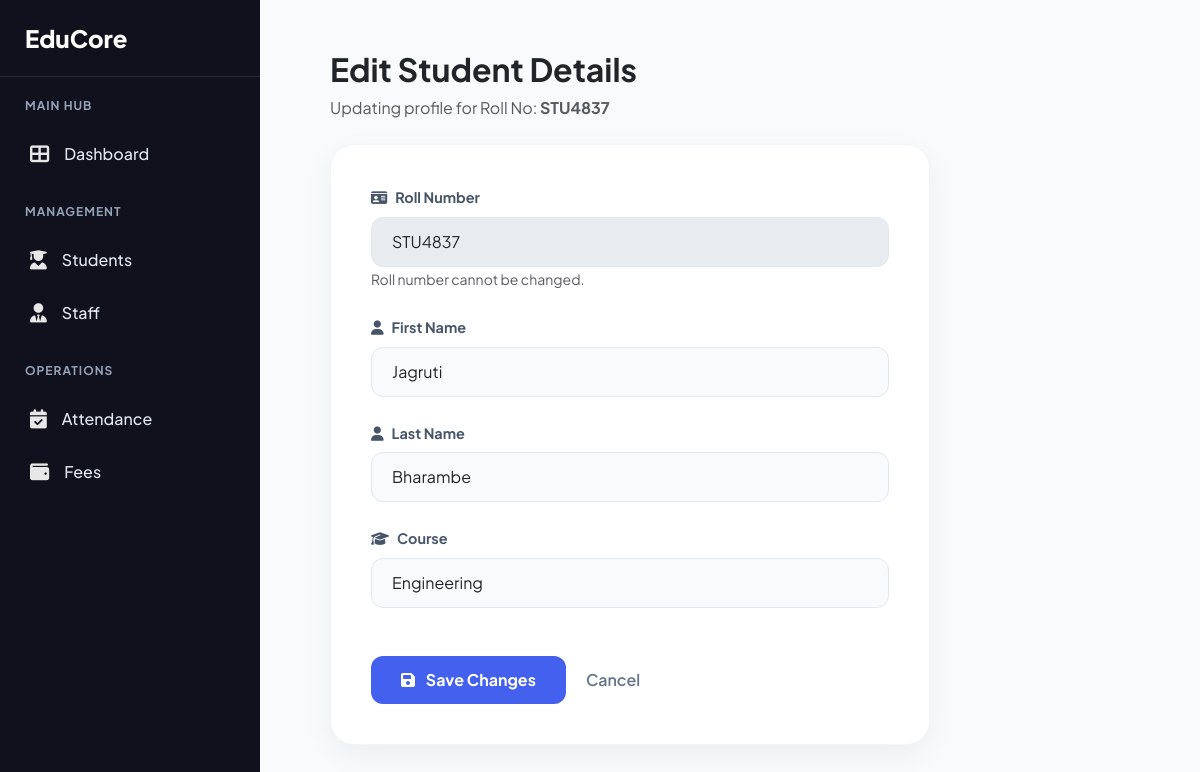
Page /dashboard-module/edit-student/1/ on the committed database.
### dashboard/models.py (models this page shows, shortened)
class StudentProfile(models.Model):
    admin = models.ForeignKey(User, on_delete=models.CASCADE, null=True, blank=True)
    first_name = models.CharField(max_length=100)
    last_name = models.CharField(max_length=100)
    mobile_number = models.CharField(max_length=15, null=True, blank=True)
    father_name = models.CharField(max_length=100, null=True, blank=True)
    mother_name = models.CharField(max_length=100, null=True, blank=True)
    aadhar_number = models.CharField(max_length=12, null=True, blank=True)
    category = models.CharField(max_length=50, null=True, blank=True)
    marks_10th = models.DecimalField(max_digits=5, decimal_places=2, null=True, blank=True)
    marks_12th = models.DecimalField(max_digits=5, decimal_places=2, null=True, blank=True)
    marks_graduation = models.DecimalField(max_digits=5, decimal_places=2, null=True, blank=True)
    course = models.CharField(max_length=100)
    roll_no = models.CharField(max_length=100, unique=True, null=True, blank=True)
    date_of_birth = models.DateField(null=True, blank=True)
    total_classes = models.IntegerField(default=100)
    attended_classes = models.IntegerField(default=0)
    mobile = models.CharField(max_length=15)
    email = models.EmailField()
    department = models.ForeignKey(Department, on_delete=models.CASCADE)
    admission_date = models.DateField(auto_now_add=True)

### dashboard/views.py (the view)
# urls.py: path('edit-student/<int:id>/', views.edit_student, name='edit_student'),
def edit_student(request, id):
    student = StudentProfile.objects.get(id=id)
    return render(request, 'edit_student.html', {'student': student})

### college_erp/templates/edit_student.html (shortened to what this page needs)
<!DOCTYPE html>
<html lang="en">
<head>
    <link href="https://cdn.jsdelivr.net/npm/bootstrap@5.3.0/dist/css/bootstrap.min.css" rel="stylesheet">
    <link rel="stylesheet" href="https://cdnjs.cloudflare.com/ajax/libs/font-awesome/6.4.0/css/all.min.css">
</head>
<body>
    {% include 'sidebar.html' %}
    <main class="main-content">
        <div class="mb-4">
            <h2 class="fw-bold text-dark">Edit Student Details</h2>
            <p class="text-muted">Updating profile for Roll No: <strong>{{ student.roll_no }}</strong></p>
        </div>
        <div class="glass-panel">
            <form method="POST">
                <div class="mb-4">
                    <label class="form-label"><i class="fas fa-id-card me-2"></i>Roll Number</label>
                    <input type="text" class="form-control" value="{{ student.roll_no }}" disabled>
                    <small class="text-muted">Roll number cannot be changed.</small>
                </div>
                <div class="mb-4">
                    <label class="form-label"><i class="fas fa-user me-2"></i>First Name</label>
                    <input type="text" name="first_name" class="form-control" value="{{ student.first_name }}" required>
                </div>
                <div class="mb-4">
                    <label class="form-label"><i class="fas fa-user me-2"></i>Last Name</label>
                    <input type="text" name="last_name" class="form-control" value="{{ student.last_name }}" required>
                </div>
                <div class="mb-4">
                    <label class="form-label"><i class="fas fa-graduation-cap me-2"></i>Course</label>
                    <input type="text" name="course" class="form-control" value="{{ student.course }}" required>
                </div>
                <div class="d-flex align-items-center mt-5">
                    <button type="submit" class="btn-update">
                        <i class="fas fa-save me-2"></i> Save Changes
                    </button>
                    <a href="/dashboard-module/manage-students/" class="btn-cancel">Cancel</a>
                </div>
            </form>
        </div>
    </main>
</body>
</html>

### college_erp/templates/edit_student.html (style rules this page uses)
body { background-color: #f8fafc; font-family: 'Plus Jakarta Sans', sans-serif; }
.main-content { margin-left: 280px; padding: 50px; }
.glass-panel { background: white; border-radius: 24px; padding: 40px; box-shadow: 0 10px 30px rgba(0,0,0,0.05); border: 1px solid #f1f5f9; max-width: 600px; }
.form-label { font-weight: 700; color: #475569; font-size: 0.9rem; }
.form-control { border-radius: 12px; padding: 12px 20px; border: 1px solid #e2e8f0; background: #f8fafc; transition: 0.3s; }
.btn-update { background: #4361ee; color: white; border-radius: 12px; padding: 12px 30px; font-weight: 700; border: none; transition: 0.3s; }
.btn-cancel { color: #64748b; font-weight: 600; text-decoration: none; margin-left: 20px; }

### college_erp/templates/sidebar.html (style rules this page uses)
:root { --sidebar-bg: #11101d; --text-bright: #ffffff; --text-muted: #94a3b8; --hover-bg: #4361ee; }

### rows in the picture
StudentProfile: roll_no "STU4837", first_name "Jagruti", last_name "Bharambe", course "Engineering"
